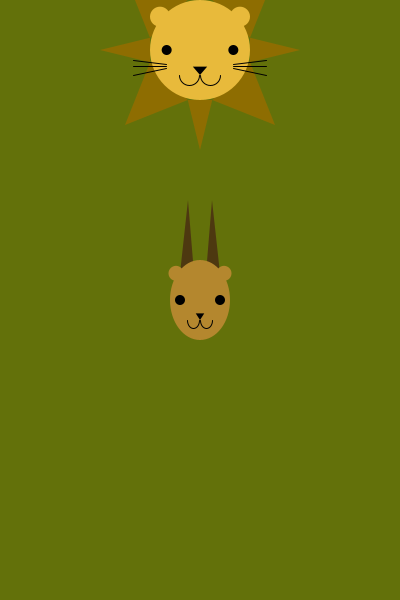
Frame 1 (no input)
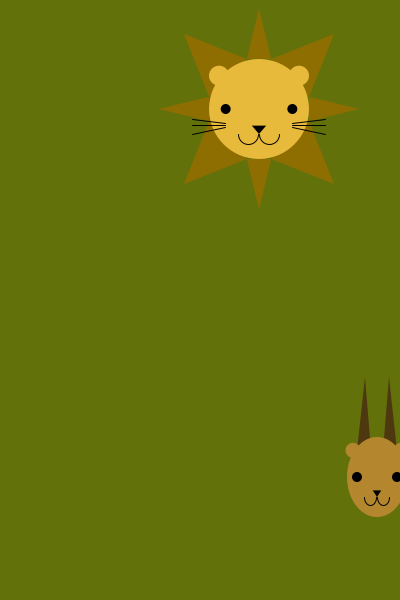
Frame 60 (the mouse pressed at the canvas centre just before this capture)
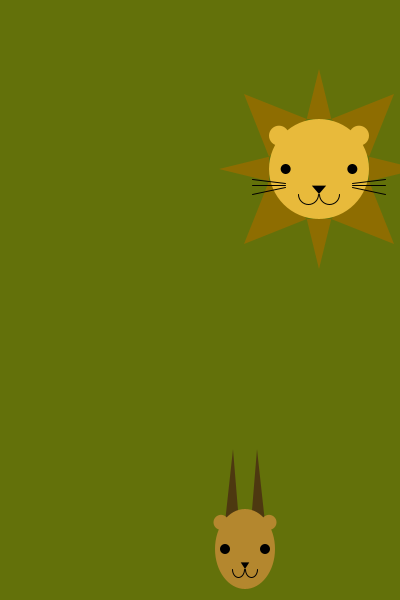
Frame 120 (the mouse held since frame 60 and released just before this capture)

The Processing sketch that drew these frames (run headless with seeded random() and noise(); from frame 60 on, the mouse is pressed at the canvas centre):

// Processing sketch: processing_71889
// ── processing_71889.pde

//homework 6
//Sharon Rubin
//srrubin@andrew.cmu.edu
//copyright © Sharon Rubin September 2012 Pittsburgh PA 15213 All Rights Reserved

//global variables
float lionx, liony, lionwd, lionht, lionearwd, lionearht, eyewd, eyeht, lionspeedx, lionspeedy, preyx, preyy, preywd, preyht, preyearwd, preyearht, preyspeedx, preyspeedy;
;
color lionface, eye, mouth, lionmane, preyface, horns;


void setup()
{
  size(400, 600);
  smooth();
  lionx = 200;
  liony = 50;
  lionwd = 100;
  lionht = 100;
  lionface = color(232, 186, 59);
  lionmane = color(142, 109, 1);
  lionearwd = 20;
  lionearht = 20;
  eyewd = 10;
  eyeht = 10;
  eye = color(0);
  mouth = color(0);
  lionspeedx = 1;
  lionspeedy = 1;
  preyx = 200;
  preyy = 300;
  preywd = 60;
  preyht = 80;
  preyface = color(180, 135, 46);
  horns = color(77, 56, 16);
  preyearwd = 15;
  preyearht = 15;
  preyspeedx = 3;
  preyspeedy = 3;
}

void draw()
{
  bground();
  drawPrey();
  movePrey();
  bouncePrey();
  drawLion();
  moveLion();
  bounceLion();
}

void bground()
{
  background(99, 113, 10);
}

void drawPrey()
{
  
  //prey horns
  noStroke();
  fill(horns);
  //left horn
  triangle(preyx-preywd/3, preyy-preyht/3, preyx-preywd/5, preyy-1.25*preyht, preyx-preywd/10,  preyy-preyht/3);
  //right horn
  triangle(preyx+preywd/3, preyy-preyht/3, preyx+preywd/5, preyy-1.25*preyht, preyx+preywd/10,  preyy-preyht/3);
  
  //prey ears
  fill(preyface);
  //left ear
  ellipse(preyx-preywd/2.5, preyy-preyht/3, preyearwd, preyearht);
  //right ear
  ellipse(preyx+preywd/2.5, preyy-preyht/3, preyearwd, preyearht);
  
  //prey face
  ellipseMode(CENTER);
  noStroke();
  fill(preyface);
  ellipse(preyx, preyy, preywd, preyht);
  
  //prey eyes
  fill(eye);
  ellipse(preyx - preywd/3, preyy, eyewd, eyeht);
  ellipse(preyx + preywd/3, preyy, eyewd, eyeht);
    
  //prey nose
  triangle(preyx, preyy + preyht/4, preyx - preywd/14, preyy + preyht/6, preyx + preywd/14, preyy + preyht/6);
  
  //prey mouth
  stroke(mouth);
  strokeWeight(1);
  noFill();
  arc(preyx - preywd/9.5, preyy + preyht/4, preywd/5, preyht/5, 0, PI);
  arc(preyx + preywd/9.5, preyy + preyht/4, preywd/5, preyht/5, 0, PI);
}

void movePrey()
{
  preyx = preyx + preyspeedx;
  preyy = preyy + preyspeedy;
}

void bouncePrey()
{
  if ((preyx>width) || (preyx<0))
  {
    preyspeedx = preyspeedx*-1;
  }

  if ((preyy>height) || (preyy<0))
  {
    preyspeedy = preyspeedy*-1;
  }
}

void drawLion()
{
  //lion mane
  noStroke();
  fill(lionmane);
  //N Mane
  triangle(lionx-sqrt(3*lionwd/2), liony-lionht/2, lionx, liony-lionht, lionx+sqrt(3*lionwd/2), liony-lionht/2);
  //NW Mane
  triangle(lionx-lionwd/2, liony-sqrt(3*lionht/2), lionx-.75*lionwd, liony-.75*lionht, lionx-sqrt(3*lionwd/2), liony-lionht/2);
  //W Mane
  triangle(lionx-lionwd/2, liony+sqrt(3*lionht/2), lionx-lionwd, liony, lionx-lionwd/2, liony-sqrt(3*lionht/2));
  //SW Mane
  triangle(lionx-sqrt(3*lionwd/2), liony+lionht/2, lionx-.75*lionwd, liony+.75*lionht, lionx-lionwd/2, liony+sqrt(3*lionht/2));
  //S Mane
  triangle(lionx-sqrt(3*lionwd/2), liony+lionht/2, lionx, liony+lionht, lionx+sqrt(3*lionwd/2), liony+lionht/2);
  //SE Mane
  triangle(lionx+sqrt(3*lionwd/2), liony+lionht/2, lionx+.75*lionwd, liony+.75*lionht, lionx+lionwd/2, liony+sqrt(3*lionht/2));
  //E Mane
  triangle(lionx+lionwd/2, liony-sqrt(3*lionht/2), lionx+lionwd, liony, lionx+lionwd/2, liony+sqrt(3*lionht/2));
  //NE Mane
  triangle(lionx+lionwd/2, liony-sqrt(3*lionht/2), lionx+.75*lionwd, liony-.75*lionht, lionx+sqrt(3*lionwd/2), liony-lionht/2);

  //lion ears
  fill(lionface);
  //left ear
  ellipse(lionx-lionwd/2.5, liony-lionht/3, lionearwd, lionearht);
  //right ear
  ellipse(lionx+lionwd/2.5, liony-lionht/3, lionearwd, lionearht);

  //lion face
  ellipseMode(CENTER);
  noStroke();
  fill(lionface);
  ellipse(lionx, liony, lionwd, lionht);

  //lion eyes
  fill(eye);
  ellipse(lionx - lionwd/3, liony, eyewd, eyeht);
  ellipse(lionx + lionwd/3, liony, eyewd, eyeht);

  //lion nose
  triangle(lionx, liony + lionht/4, lionx - lionwd/14, liony + lionht/6, lionx + lionwd/14, liony + lionht/6);

  //lion mouth
  stroke(mouth);
  strokeWeight(1);
  noFill();
  arc(lionx - lionwd/9.5, liony + lionht/4, lionwd/5, lionht/5, 0, PI);
  arc(lionx + lionwd/9.5, liony + lionht/4, lionwd/5, lionht/5, 0, PI);
  
  //lion whiskers
  //left whiskers
  line(lionx-lionwd/3, liony+lionht/7, lionx-lionwd/1.5, liony+lionht/10);
  line(lionx-lionwd/3, liony+lionht/6, lionx-lionwd/1.5, liony+lionht/6);
  line(lionx-lionwd/3, liony+lionht/5.5, lionx-lionwd/1.5, liony+lionht/4);
  //right whiskers
  line(lionx+lionwd/3, liony+lionht/7, lionx+lionwd/1.5, liony+lionht/10);
  line(lionx+lionwd/3, liony+lionht/6, lionx+lionwd/1.5, liony+lionht/6);
  line(lionx+lionwd/3, liony+lionht/5.5, lionx+lionwd/1.5, liony+lionht/4);  
  
}

void moveLion()
{
  lionx = lionx + lionspeedx;
  liony = liony + lionspeedy;
}

void bounceLion()
{
  if ((lionx>width) || (lionx<0))
  {
    lionspeedx = lionspeedx*-1;
  }

  if ((liony>height) || (liony<0))
  {
    lionspeedy = lionspeedy*-1;
  }
}

void keyPressed()
{
  if (key == 'f') //press lowercase f
  {
    lionspeedx = lionspeedx + 1;
    lionspeedy = lionspeedy + 1;
  }
  
  if (key == 's') //press lowercase s
  {
    lionspeedx = lionspeedx-1;
    lionspeedy = lionspeedy-1;
  }
  
  if (key == 'r') //press lowercase r
  {
    lionx = random(0, 400);
    liony = random(0, 600);
    preyx = random(0, 400);
    preyy = random(0, 600);
    lionspeedx = random(0, 10);
    lionspeedy = random(0, 10);
    preyspeedx = random(0, 10);
    preyspeedy = random(0, 10);
  }
}
